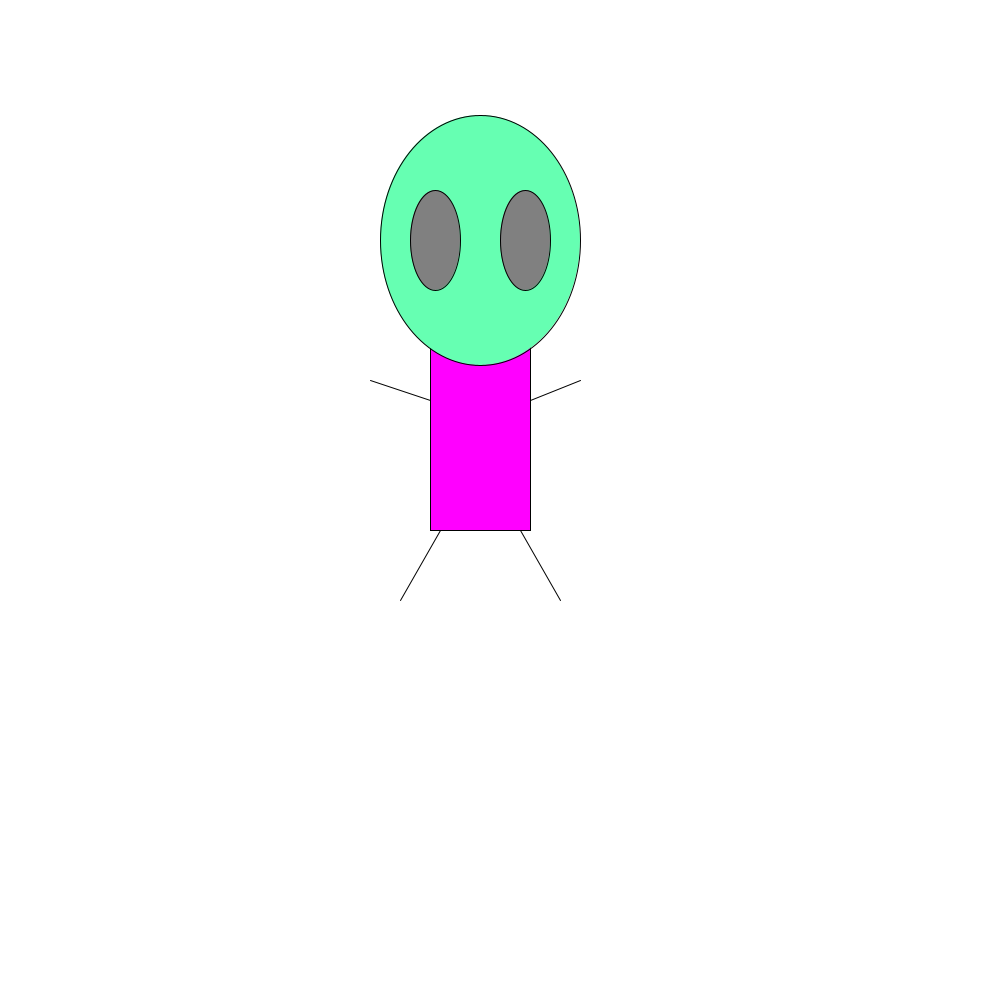
Frame 1 (no input)
Frame 60 (the mouse pressed at the canvas centre just before this capture): identical to frame 1, image omitted
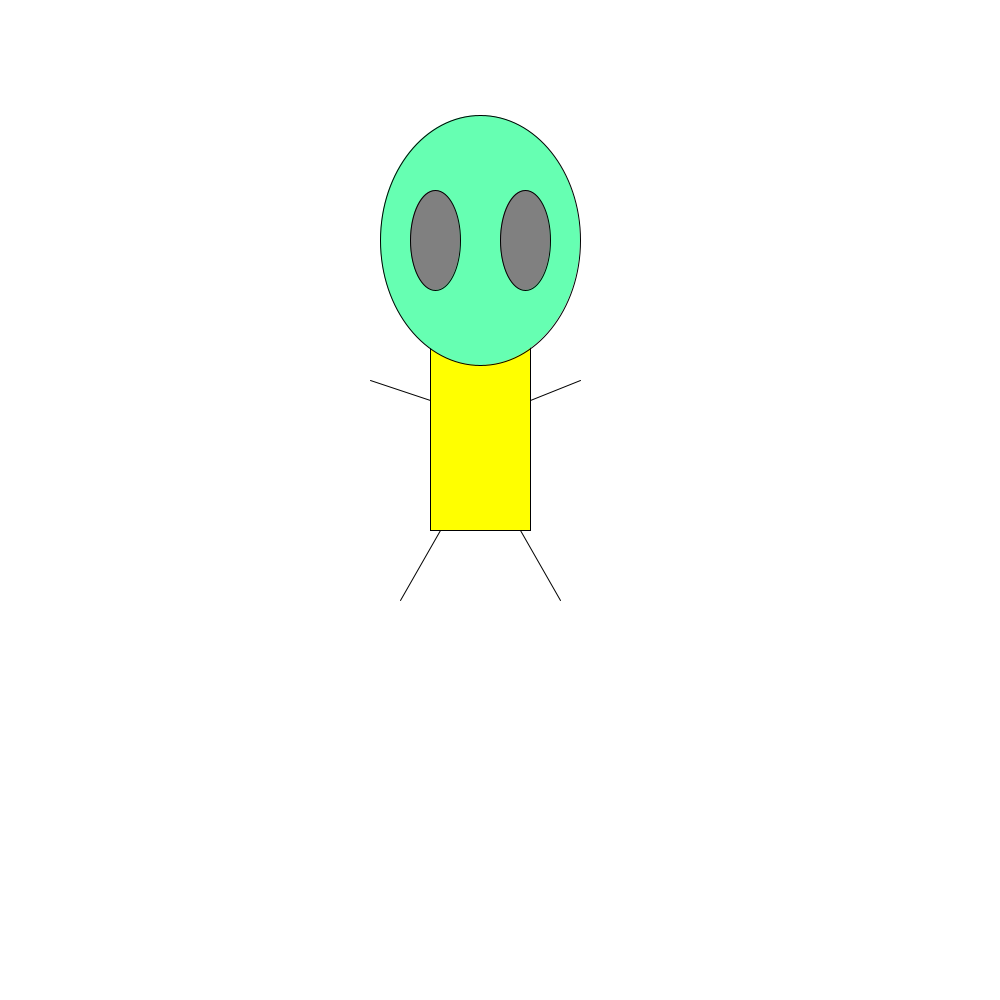
Frame 120 (the mouse held since frame 60 and released just before this capture)

The Processing sketch that drew these frames (run headless with seeded random() and noise(); from frame 60 on, the mouse is pressed at the canvas centre):

// Processing sketch: sketch_160310b
// ── sketch_160310b.pde
int choice;
int screen_width = 1000;
int screen_height = 1000;

void setup() {
  size (1000, 1000);
  choice = 0;
  ellipseMode (CENTER);
}

void draw() {
  
  background (255);
  switch (choice) {
    case 0: // Highlighting parts of a Shanara's body
      // Body
      if (onShape ('r', 430, 330, 100, 200)) 
        fill (255, 255, 0);
      else 
        fill (255, 0, 255);
      rect (430, 330, 100, 200);
      
      // Head
      if (onShape ('e', 480, 240, 100, 125) 
        && !onShape('e', 435, 420, 25, 50)
        && !onShape ('e', 525, 240, 25, 50))
        fill (0, 255, 0);
      else
        fill (102, 255, 178);
      ellipse (480, 240, 200, 250); 
      
      // Left eye
      if (onShape ('e', 435, 240, 25, 50))
        fill (0, 255, 0);
      else
        fill (128);
      ellipse (435, 240, 50, 100); 
      
      // Right eye
      if (onShape ('e', 525, 240, 25, 50))
        fill (0, 255, 0);
      else
        fill (128);      
      ellipse (525, 240, 50, 100); 
      
      // Appendages 
      line (530, 400, 580, 380); // Right arm
      stroke (0);
      line (430, 400, 370, 380); // Left arm
      line (520, 530, 560, 600); // Right leg
      line (440, 530, 400, 600); // Left leg
      break;
    case 1: // implement fill algorithm?
      break;
    case 2: // 
      break;
    default: 
      break;
  }
}

boolean onShape(char shape, int x, int y, int w, int h) {
  switch (shape) {
     case 'r':  
       println("case r");
       if (mouseX >= x && mouseX <= x+w && mouseY >= y && mouseY <= y+h) 
         return true;
       else 
           return false;
     case 'e': 
       if (((sq(mouseX - x) / sq(w)) + (sq(mouseY - y) / sq(h))) <= 1)  
         return true;
       else
         return false;
     default: 
       return false;
  }
}

void mousePressed() {
  println (mouseX + " : " + mouseY);
}

void keyPressed() {
  switch (key) {
    case 'a':
      choice = 0;
      break;
    case 'b':
      choice = 1;
      break;
    case 'c':
      choice = 2;
      break;
  }
}
